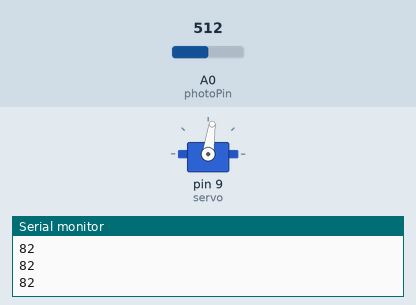
The sketch below on a simulated Arduino Uno, built with avr-gcc and run on an emulated ATmega328P. Parts: servo, the last lines printed to the serial monitor. Inputs (shaded band) come from the test bench; at power-on: A0 (photoPin) = 512.

Above: at 1.2 s.
1.3 s: A0 (photoPin) set to 716
At 2.1 s:
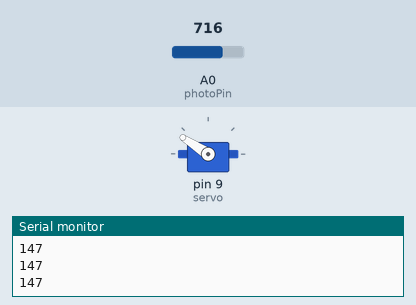
2.8 s: A0 (photoPin) set to 900
At 3.4 s:
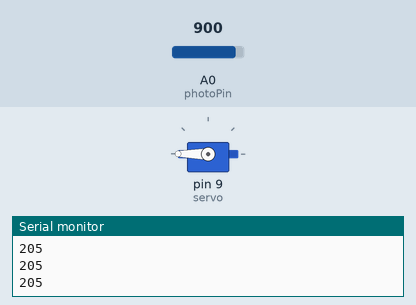
4.3 s: A0 (photoPin) set to 306
At 5.5 s:
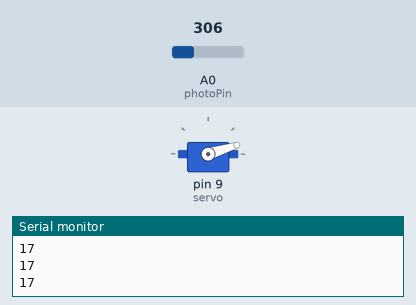
5.8 s: A0 (photoPin) set to 511
At 6.8 s:
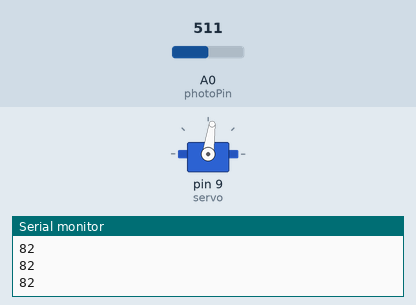
7.3 s: A0 (photoPin) set to 1023
At 7.9 s:
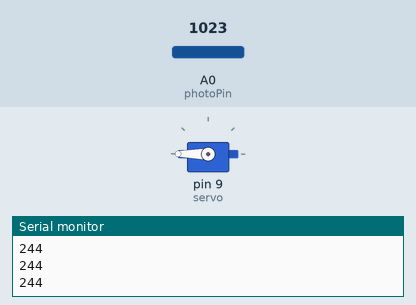
Timing chart, 0 to 9.8 s (numbered marks = the images above; inputs shaded):
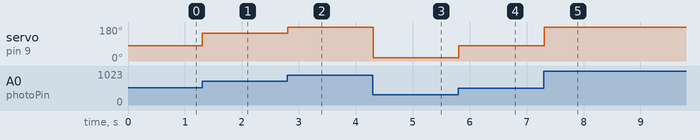

The sketch:

photo_to_servo.ino
```cpp
#include <Servo.h>

int servo = 9;
int position;
Servo myServo;
int photoPin = A0;
int brightness;

void setup()  {

  pinMode(photoPin, INPUT);
  myServo.attach(servo);
  Serial.begin(9600);

}

void loop() {

  brightness = analogRead(photoPin);
  position = (33./104.)*brightness - 80;
  Serial.println(position);
  myServo.write(position);

}
```

Measured:
- after the input at 1.3 s, servo on pin 9 (servo): 82° → 147° at once
- after the input at 2.8 s, servo on pin 9 (servo): 147° → 180° at once
- after the input at 4.3 s, servo on pin 9 (servo): 180° → 17° at once
- after the input at 5.8 s, servo on pin 9 (servo): 17° → 82° at once
- after the input at 7.3 s, servo on pin 9 (servo): 82° → 180° at once
